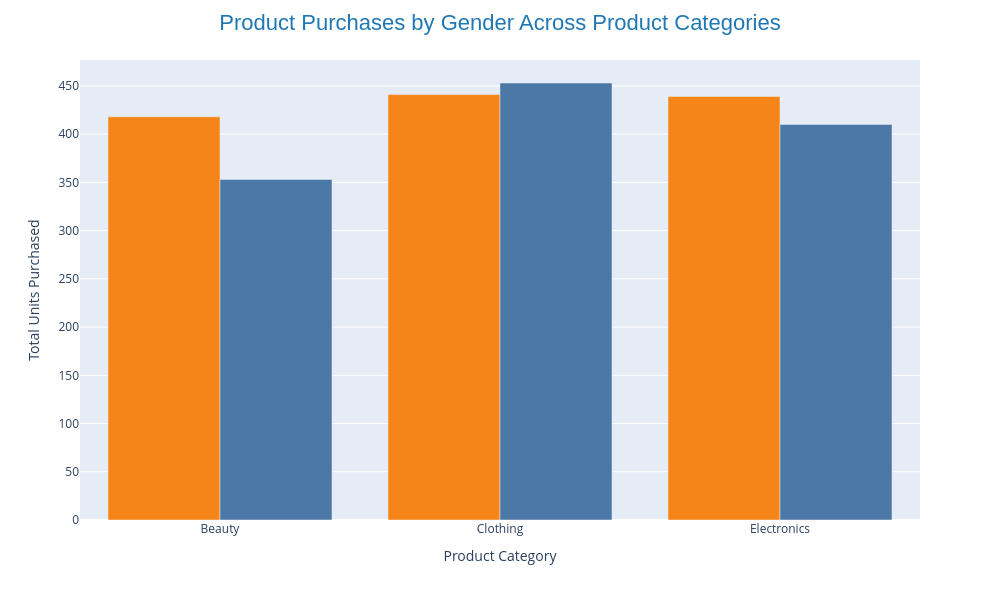

Here is the notebook cell this chart was saved with:
### Markdown cell above
How do purchasing patterns differ between male and female customers across different product categories?

### Code cell
gender_df_purchase=df.groupby(['Gender','Product Category'])['Quantity'].sum().reset_index()
gender_df_purchase
fig=px.bar(data_frame=gender_df_purchase,x='Product Category',y="Quantity",barmode="group",color="Gender",    color_discrete_map={
      "Male":"#4C78A8",
    "Female":"#F58518"
})
fig.update_layout(
    title="Product Purchases by Gender Across Product Categories",
    title_font=dict(
            size=22,
            color="#1F77B4",
            family="Arial"
        ),
    showlegend=False,
    width=1000,
    height=600,
    title_x=0.5

)
fig.update_yaxes(
    title="Total Units Purchased"
)
fig.show()

### Figure 1 — Plotly figure (JSON) as saved in the notebook; plotly's stock layout.template omitted (floating-point values rounded to 4 significant figures)
{"data": [{"alignmentgroup": "True", "hovertemplate": "Gender=Female<br>Product Category=%{x}<br>Quantity=%{y}<extra></extra>", "legendgroup": "Female", "marker": {"color": "#F58518", "pattern": {"shape": ""}}, "name": "Female", "offsetgroup": "Female", "orientation": "v", "showlegend": true, "textposition": "auto", "type": "bar", "x": ["Beauty", "Clothing", "Electronics"], "xaxis": "x", "y": [418, 441, 439], "yaxis": "y"}, {"alignmentgroup": "True", "hovertemplate": "Gender=Male<br>Product Category=%{x}<br>Quantity=%{y}<extra></extra>", "legendgroup": "Male", "marker": {"color": "#4C78A8", "pattern": {"shape": ""}}, "name": "Male", "offsetgroup": "Male", "orientation": "v", "showlegend": true, "textposition": "auto", "type": "bar", "x": ["Beauty", "Clothing", "Electronics"], "xaxis": "x", "y": [353, 453, 410], "yaxis": "y"}], "layout": {"barmode": "group", "height": 600, "legend": {"title": {"text": "Gender"}, "tracegroupgap": 0}, "margin": {"t": 60}, "showlegend": false, "title": {"font": {"color": "#1F77B4", "family": "Arial", "size": 22}, "text": "Product Purchases by Gender Across Product Categories", "x": 0.5}, "width": 1000, "xaxis": {"anchor": "y", "domain": [0, 1], "title": {"text": "Product Category"}}, "yaxis": {"anchor": "x", "domain": [0, 1], "title": {"text": "Total Units Purchased"}}}}
